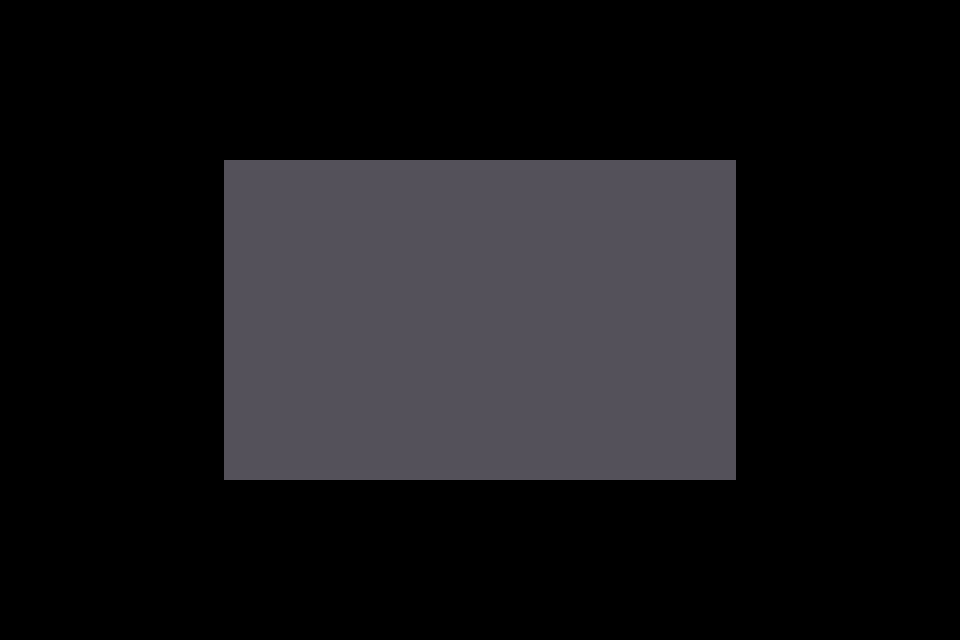

The image is a tile-based game level rendered from a .tmx file. Its description and complete source (layers, tilesets, objects, tile grids) follow:
An orthogonal 30x20 tile map with 32x32 px tiles, 1 tile layer (Floor).

<map version="1.9" tiledversion="1.9.1" orientation="orthogonal" renderorder="right-down" width="30" height="20" tilewidth="32" tileheight="32" infinite="0" nextlayerid="13" nextobjectid="38">
 <tileset firstgid="1" source="../RuinedDungeon/RuinedDungeon_Tileset_Room.tsx" />
 <layer id="1" name="Floor" width="30" height="20">
  <properties>
   <property name="unity:layer" value="Background" />
  </properties>
  <data encoding="csv">
0,0,0,0,0,0,0,0,0,0,0,0,0,0,0,0,0,0,0,0,0,0,0,0,0,0,0,0,0,0,
0,0,0,0,0,0,0,0,0,0,0,0,0,0,0,0,0,0,0,0,0,0,0,0,0,0,0,0,0,0,
0,0,0,0,0,0,0,0,0,0,0,0,0,0,0,0,0,0,0,0,0,0,0,0,0,0,0,0,0,0,
0,0,0,0,0,0,0,0,0,0,0,0,0,0,0,0,0,0,0,0,0,0,0,0,0,0,0,0,0,0,
0,0,0,0,0,0,0,0,0,0,0,0,0,0,0,0,0,0,0,0,0,0,0,0,0,0,0,0,0,0,
0,0,0,0,0,0,0,42,42,42,42,42,42,42,42,42,42,42,42,42,42,42,42,0,0,0,0,0,0,0,
0,0,0,0,0,0,0,42,42,42,42,42,42,42,42,42,42,42,42,42,42,42,42,0,0,0,0,0,0,0,
0,0,0,0,0,0,0,42,42,42,42,42,42,42,42,42,42,42,42,42,42,42,42,0,0,0,0,0,0,0,
0,0,0,0,0,0,0,42,42,42,42,42,42,42,42,42,42,42,42,42,42,42,42,0,0,0,0,0,0,0,
0,0,0,0,0,0,0,42,42,42,42,42,42,42,42,42,42,42,42,42,42,42,42,0,0,0,0,0,0,0,
0,0,0,0,0,0,0,42,42,42,42,42,42,42,42,42,42,42,42,42,42,42,42,0,0,0,0,0,0,0,
0,0,0,0,0,0,0,42,42,42,42,42,42,42,42,42,42,42,42,42,42,42,42,0,0,0,0,0,0,0,
0,0,0,0,0,0,0,42,42,42,42,42,42,42,42,42,42,42,42,42,42,42,42,0,0,0,0,0,0,0,
0,0,0,0,0,0,0,42,42,42,42,42,42,42,42,42,42,42,42,42,42,42,42,0,0,0,0,0,0,0,
0,0,0,0,0,0,0,42,42,42,42,42,42,42,42,42,42,42,42,42,42,42,42,0,0,0,0,0,0,0,
0,0,0,0,0,0,0,0,0,0,0,0,0,0,0,0,0,0,0,0,0,0,0,0,0,0,0,0,0,0,
0,0,0,0,0,0,0,0,0,0,0,0,0,0,0,0,0,0,0,0,0,0,0,0,0,0,0,0,0,0,
0,0,0,0,0,0,0,0,0,0,0,0,0,0,0,0,0,0,0,0,0,0,0,0,0,0,0,0,0,0,
0,0,0,0,0,0,0,0,0,0,0,0,0,0,0,0,0,0,0,0,0,0,0,0,0,0,0,0,0,0,
0,0,0,0,0,0,0,0,0,0,0,0,0,0,0,0,0,0,0,0,0,0,0,0,0,0,0,0,0,0
</data>
 </layer>
 <objectgroup id="11" name="PrincessSpawnPoints" />
 <objectgroup id="12" name="EnemySpawnPoints" />
</map>
